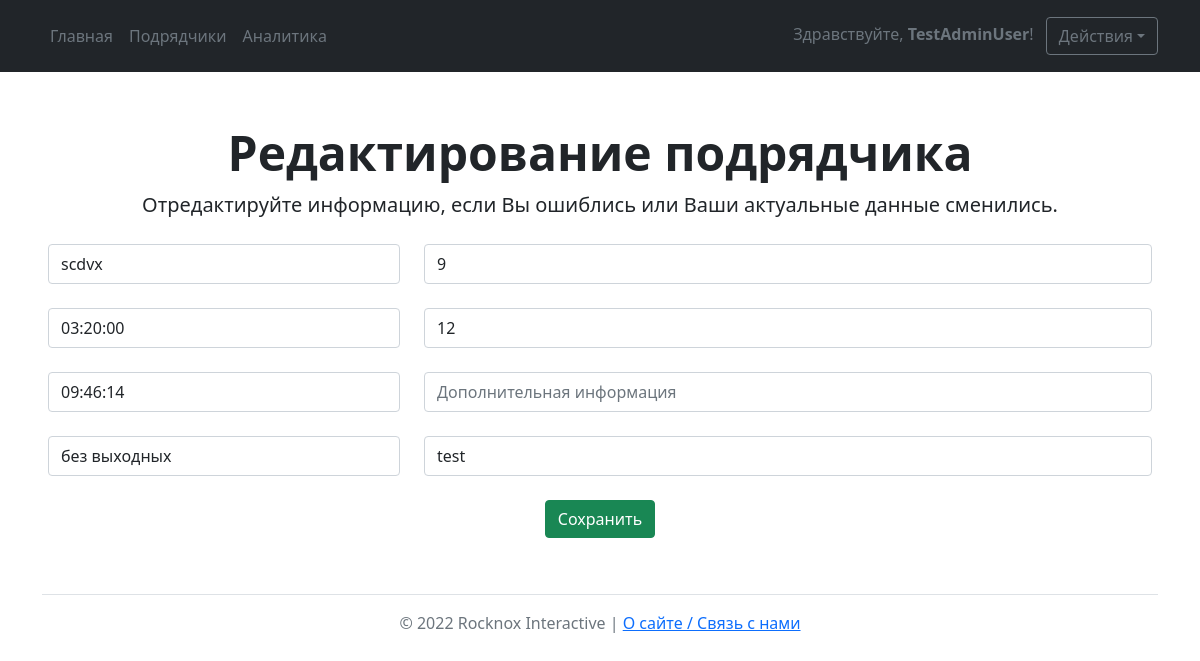
Before: /editexecutor/8 (signed in) with the older database file.
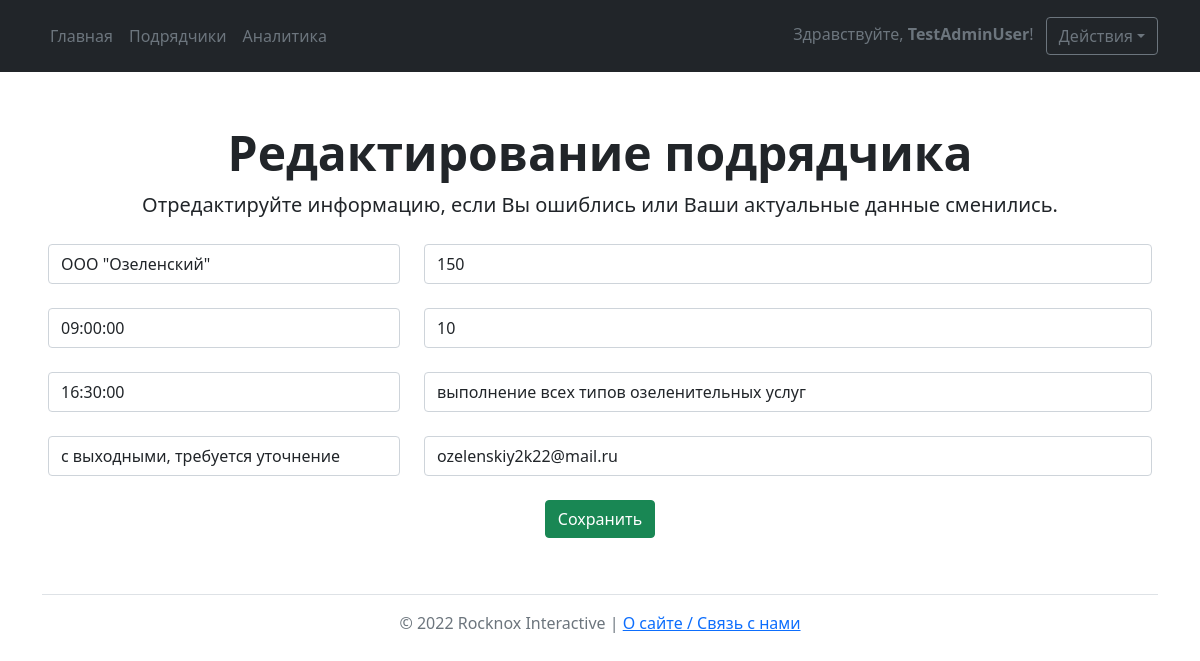
After: the same page with the newer database file.
### main/models.py (models this page shows)
class Executor(models.Model):
    weekends = (
        ('без выходных', 'без выходных'),
        ('с выходными, требуется уточнение', 'с выходными, требуется уточнение')
    )
    class Meta:
        verbose_name = 'Исполнитель'
        verbose_name_plural = 'Исполнители'
    title = models.CharField(max_length=50, verbose_name='Название')
    price = models.IntegerField(verbose_name='Стоимость услуг',
                                validators=[MinValueValidator(0), MaxValueValidator(999999)])
    minarea = models.IntegerField(verbose_name='Минимальная площадь для заказа',
                                  validators=[MinValueValidator(0), MaxValueValidator(999999)])
    contact = models.CharField(max_length=300, verbose_name='Контактная информация')
    worktime_start = models.TimeField(verbose_name='[Время работы] Начало')
    worktime_end = models.TimeField(verbose_name='[Время работы] Окончание')
    additionalinfo = models.CharField(max_length=500, verbose_name='Дополнительная информация', blank=True, null=True)
    weekends = models.CharField(max_length=50, choices=weekends)
    average_rank = models.IntegerField(default=0, null=True, blank=True)
    author = models.ForeignKey(User, on_delete=models.CASCADE)

### main/views.py (the view, shortened to what this page needs)
# urls.py: path('editexecutor/<int:id>', views.EditExecutor),
@login_required
def EditExecutor(request, id):
    executor = Executor.objects.get(id=id)
    form = AddExecutorForm(instance=executor)
    data = {
        'form': form,
    }
    return render(request, 'edit_executor.html', data)

### main/templates/edit_executor.html (shortened to what this page needs)
{% extends 'base.html' %} {% block title %}Редактирование подрядчика{% endblock %} {% block mainbuttons %}
<li><a href='{% url 'main' %}' class="nav-link px-2 text-secondary">Главная</a></li>
<li><a href='{% url 'executors' %}' class="nav-link px-2 text-secondary">Подрядчики</a></li>
<li><a href='{% url 'analytics' %}' class="nav-link px-2 text-secondary">Аналитика</a></li> {% endblock %}
{% block main %}
<div class="px-4 pt-5 my-1 text-center">
    <h1 class="display-5 fw-bold">Редактирование подрядчика</h1>
    <div class="col-lg-12 mx-auto">
        <p class="lead mb-3">Отредактируйте информацию, если Вы ошиблись или Ваши актуальные данные сменились.</p>
    </div>
    <div class="px-4 pt-2 my-1">
        <form method="POST"> {% csrf_token %}
            <div class="row">
                <div class="col-4"> {{ form.title }}
                    <br> {{ form.worktime_start }}
                    <br> {{ form.worktime_end }}
                    <br> {{ form.weekends }}
                    <br>
                </div>
                <div class="col-8"> {{ form.price }}
                    <br>{{ form.minarea }}
                    <br> {{ form.additionalinfo }}
                    <br> {{ form.contact }}
                    <br>
                </div>
            </div>
            <button class="btn btn-success" type="submit">Сохранить</button>
        </form>
    </div>
    {% endblock %}

Changed rows visible on the page:
changed Executor: title "scdvx" → "ООО \"Озеленский\""; worktime_start "03:20:00" → "09:00:00"; worktime_end "09:46:14" → "16:30:00"; weekends "без выходных" → "с выходными, требуется уточнение"; price "9" → "150"; minarea "12" → "10"; additionalinfo (not shown) → "выполнение всех типов озеленительных услуг"; contact "test" → "ozelenskiy2k22@mail.ru"
